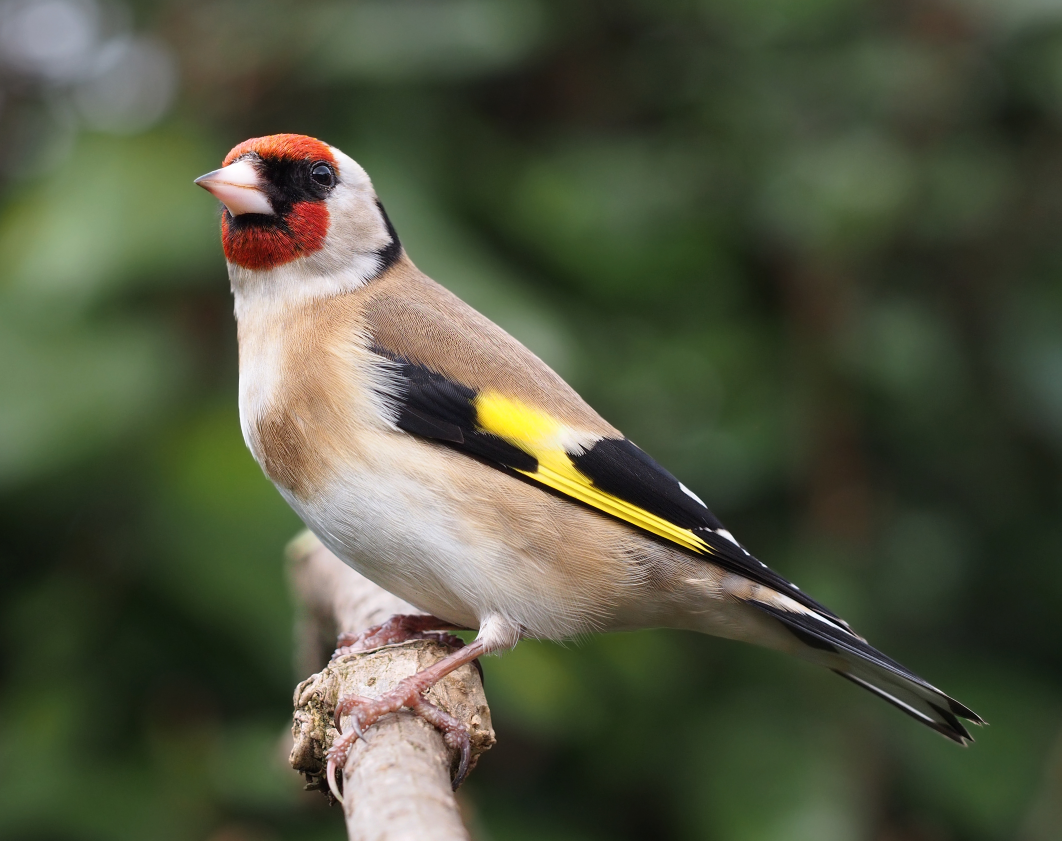
#> input picture assets/tiberli.jpg, 3184 x 2522 px (shown at 1/3 size)
$ python -i sobel.py   (imports and definitions only)
#> lines starting #> are read from the running program, lines starting #| are printed output that depends on the picture
import cv2
import numpy as np
import matplotlib.pyplot as plt


def apply_sobel_filter_manual(image):
    image_data = image.read()
    nparr = np.frombuffer(image_data, np.uint8)
    img = cv2.imdecode(nparr, cv2.IMREAD_COLOR)
    img = cv2.cvtColor(img, cv2.COLOR_BGR2GRAY)

    # Convert image to float32 before applying Sobel filter
    img = np.float32(img)

    # Define the Sobel kernels
    kernel_x = np.array([[-1, 0, 1], [-2, 0, 2], [-1, 0, 1]])
    kernel_y = np.array([[1, 2, 1], [0, 0, 0], [-1, -2, -1]])

    # Apply the kernels to the grayscale image
    img_sobel_x = cv2.filter2D(img, -1, kernel_x)
    img_sobel_y = cv2.filter2D(img, -1, kernel_y)

    # Combine the effects of the x and y kernels
    img_sobel = cv2.sqrt(cv2.addWeighted(cv2.pow(img_sobel_x, 2.0), 1.0, cv2.pow(img_sobel_y, 2.0), 1.0, 0))

    plt.figure(figsize=(10, 5))

    # Original Image
    plt.subplot(1, 2, 1)
    plt.imshow(img, cmap='gray')
    plt.title("Original Image")

    # Image after applying the Sobel filter
    plt.subplot(1, 2, 2)
    plt.imshow(img_sobel, cmap='gray')
    plt.title("Image after Sobel filter")

    plt.show()

>>> import cv2
>>> picture = cv2.imread('../assets/tiberli.jpg', cv2.IMREAD_GRAYSCALE)
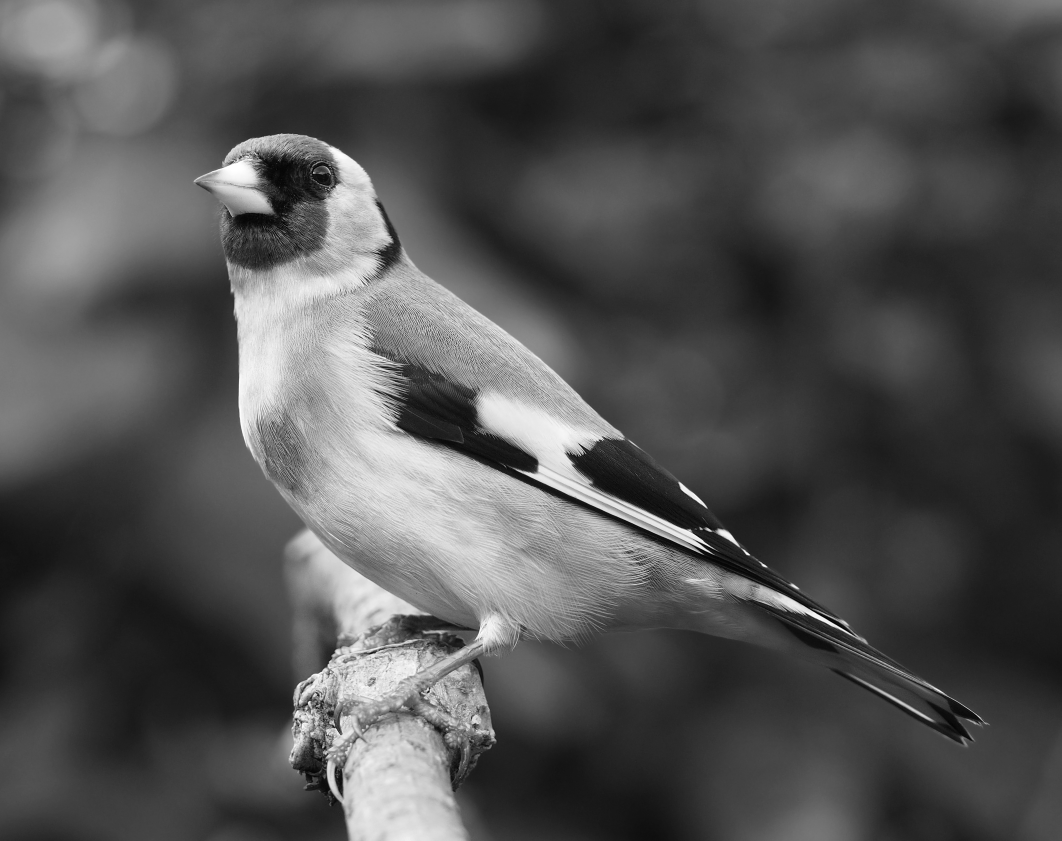
#> picture: shape (2522, 3184) (shown at 1/3 size); min 0, max 255, mean 82
#> (the run stopped early here; a loop or call above may not have finished)
